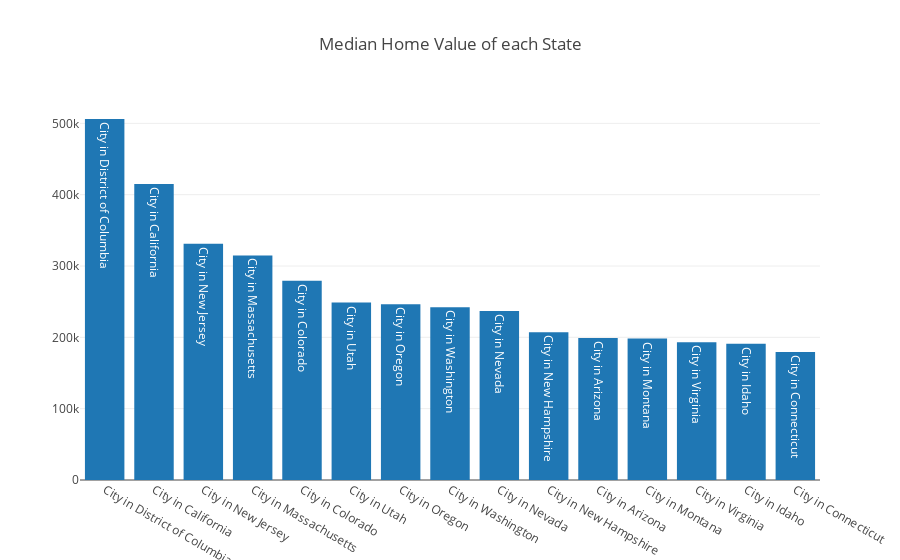

Notebook code for this chart:
### Code cell
import plotly as py
import plotly.graph_objs as go
plotly.offline.init_notebook_mode(connected=True)

real_home = realestate3.groupby('State')['Median_Home_Value'].median().sort_values(ascending=False).reset_index()

real_home2 = real_home.sort_values(by = 'Median_Home_Value', ascending = False).head(n = 15)



data = [Bar(x=real_home2['State'], y=real_home2['Median_Home_Value'], text=real_home2['State'])]
layout = go.Layout(title="Median Home Value of each State")

fig = go.Figure(data=data, layout=layout)

plotly.offline.iplot(fig,show_link=False)

### Figure 1 — Plotly figure (JSON) as saved in the notebook; plotly's stock layout.template omitted (floating-point values rounded to 4 significant figures)
{"data": [{"text": ["City in District of Columbia", "City in California", "City in New Jersey", "City in Massachusetts", "City in Colorado", "City in Utah", "City in Oregon", "City in Washington", "City in Nevada", "City in New Hampshire", "City in Arizona", "City in Montana", "City in Virginia", "City in Idaho", "City in Connecticut"], "type": "bar", "x": ["City in District of Columbia", "City in California", "City in New Jersey", "City in Massachusetts", "City in Colorado", "City in Utah", "City in Oregon", "City in Washington", "City in Nevada", "City in New Hampshire", "City in Arizona", "City in Montana", "City in Virginia", "City in Idaho", "City in Connecticut"], "y": [506100, 414800, 331300, 314850, 279300, 248700, 246400, 242200, 236800, 207200, 199050, 198300, 193100, 191000, 179450]}], "layout": {"title": "Median Home Value of each State"}}
